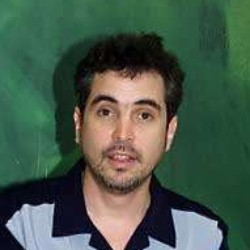
#> input picture 5.OpenCV/test_images/7E0875.jpg, 250 x 250 px, found by its file name
$ python passport_photo.py
#> lines starting #> are read from the running program, lines starting #| are printed output that depends on the picture
import cv2
from matplotlib import pyplot as plt

image_path = '/Users/astafivalentina/PycharmProjects/AILabs/5.OpenCV/test_images/7E0875.jpg'
def check_passport_photo(image_path):

    image = cv2.imread(image_path)
#> image is the input picture: shape (250, 250, 3); mean B, G, R 74.7, 89.6, 71.5

    is_color = (image[:,:,0] != image[:,:,1]).any() or (image[:,:,1] != image[:,:,2]).any()
#> is_color = True

    if not is_color:
        return False, "Image is not in color"

    height, width, _ = image.shape
#> height = 250; width = 250
    aspect_ratio = width / height
#> aspect_ratio = 1
    if not (0.9 <= aspect_ratio <= 1.1):
        return False, "Image is not in portrait orientation or square"

    face_cascade = cv2.CascadeClassifier(cv2.data.haarcascades + 'haarcascade_frontalface_default.xml')
    eye_cascade = cv2.CascadeClassifier(cv2.data.haarcascades + 'haarcascade_eye.xml')

    gray = cv2.cvtColor(image, cv2.COLOR_BGR2GRAY)
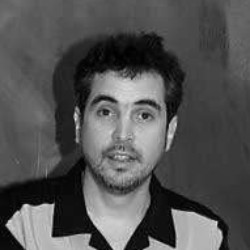
#> gray: shape (250, 250); min 0, max 227, mean 82.5

    faces = face_cascade.detectMultiScale(gray, scaleFactor=1.3, minNeighbors=5)
#> faces = [[69, 69, 112, 112]]

    if len(faces) != 1:
        return False, "No or multiple faces detected"

    x, y, w, h = faces[0]
#> x = 69; y = 69; w = 112; h = 112
    roi_gray = gray[y:y+h, x:x+w] # regiunea de interes
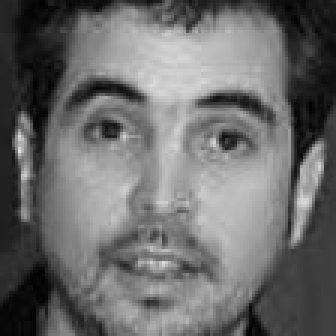
#> roi_gray: shape (112, 112) (shown 3 times larger); min 0, max 226, mean 107.5

    eyes = eye_cascade.detectMultiScale(roi_gray)
#> eyes = [[22, 28, 28, 28], [61, 34, 26, 26]]

    if len(eyes) != 2:
        return False, "No or multiple eyes detected"

    (eye1_x, eye1_y, eye1_w, eye1_h), (eye2_x, eye2_y, eye2_w, eye2_h) = eyes
#> eye1_x = 22; eye1_y = 28; eye1_w = 28; eye1_h = 28; eye2_x = 61; eye2_y = 34; eye2_w = 26; eye2_h = 26

    max_error = 5
    if abs(eye1_y + eye1_h // 2 - eye2_y - eye2_h // 2) > max_error:
        return False, "Eyes are not at the same level"

    head_area = w * h
#> head_area = 12544
    image_area = width * height
#> image_area = 62500
    if not (0.2 <= head_area / image_area <= 0.5):
        return False, "Head does not represent 20% to 50% of the photo area"

    return True, "Passport photo meets requirements"


is_valid, message = check_passport_photo(image_path)
print(message)

image = cv2.imread(image_path)
plt.imshow(cv2.cvtColor(image, cv2.COLOR_BGR2RGB))
plt.title('Passport photo')
plt.show()

$ run again, with 5.OpenCV/test_images/4731E0.jpg copied over 5.OpenCV/test_images/7E0875.jpg
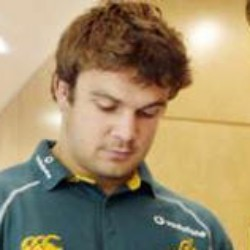
#> input picture 5.OpenCV/test_images/4731E0.jpg, 250 x 250 px, found by its file name
#> in check_passport_photo, image is the input picture: shape (250, 250, 3); mean B, G, R 108.6, 141.9, 159.1
#> is_color = True
#> in check_passport_photo, `gray = cv2.cvtColor(image, cv2.COLOR_BGR2GRAY)`:
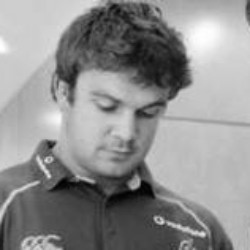
#> gray: shape (250, 250); min 0, max 255, mean 143.3
#> faces = [[72, 68, 107, 107]]
#> x = 72; y = 68; w = 107
#> in check_passport_photo, `roi_gray = gray[y:y+h, x:x+w]`:
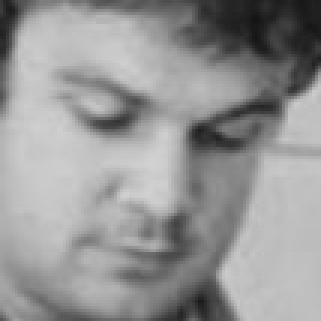
#> roi_gray: shape (107, 107) (shown 3 times larger); min 19, max 210, mean 149.6
#> eyes = [[19, 18, 37, 37], [59, 34, 25, 25]]
#> eye1_x = 19; eye1_y = 18; eye1_w = 37; eye2_x = 59; eye2_y = 34; eye2_w = 25

$ run again, with 5.OpenCV/test_images/0AA0A2.jpg copied over 5.OpenCV/test_images/7E0875.jpg
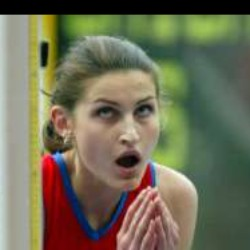
#> input picture 5.OpenCV/test_images/0AA0A2.jpg, 250 x 250 px, found by its file name
#> in check_passport_photo, image is the input picture: shape (250, 250, 3); mean B, G, R 86.6, 110.3, 112.7
#> is_color = True
#> in check_passport_photo, `gray = cv2.cvtColor(image, cv2.COLOR_BGR2GRAY)`:
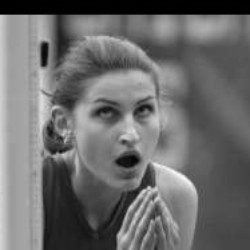
#> gray: shape (250, 250); min 0, max 251, mean 108.3
#> faces = [[63, 62, 125, 125]]
#> x = 63; y = 62; w = 125
#> in check_passport_photo, `roi_gray = gray[y:y+h, x:x+w]`:
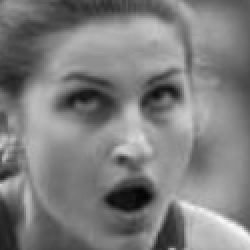
#> roi_gray: shape (125, 125) (shown 2 times larger); min 4, max 251, mean 126
#> eyes = [[69, 35, 25, 25], [27, 36, 29, 29]]
#> eye1_x = 69; eye1_y = 35; eye1_w = 25; eye2_x = 27; eye2_y = 36; eye2_w = 29
#> head_area = 15625

$ run again, with 5.OpenCV/test_images/14A19C.jpg copied over 5.OpenCV/test_images/7E0875.jpg
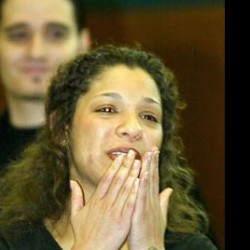
#> input picture 5.OpenCV/test_images/14A19C.jpg, 250 x 250 px, found by its file name
#> in check_passport_photo, image is the input picture: shape (250, 250, 3); mean B, G, R 54, 88.8, 103.1
#> is_color = True
#> in check_passport_photo, `gray = cv2.cvtColor(image, cv2.COLOR_BGR2GRAY)`:
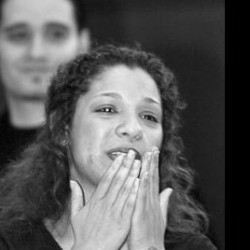
#> gray: shape (250, 250); min 0, max 245, mean 89.1
#> faces = [[71, 69, 113, 113]]
#> x = 71; y = 69; w = 113
#> in check_passport_photo, `roi_gray = gray[y:y+h, x:x+w]`:
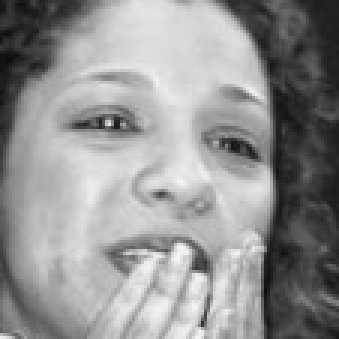
#> roi_gray: shape (113, 113) (shown 3 times larger); min 12, max 245, mean 146.6
#> eyes = [[65, 38, 22, 22], [35, 52, 22, 22], [18, 24, 33, 33]]
